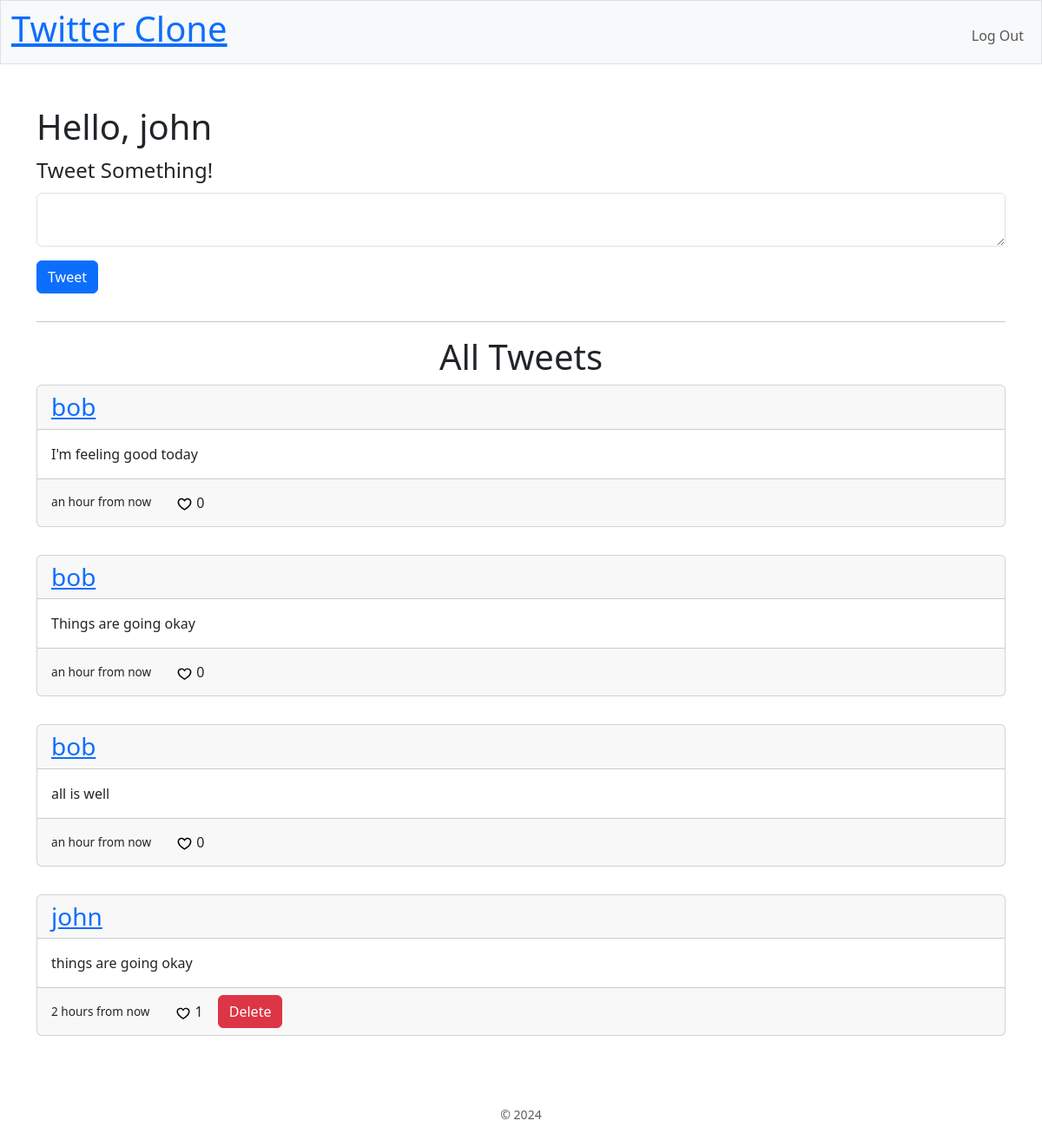
/ (signed in), run on the app's committed database.
### tables this page shows
CREATE TABLE users (
    id INTEGER PRIMARY KEY AUTOINCREMENT NOT NULL,
    username TEXT NOT NULL,
    password TEXT NOT NULL
);

CREATE TABLE tweets (
    id INTEGER PRIMARY KEY AUTOINCREMENT NOT NULL,
    date TIMESTAMP DEFAULT CURRENT_TIMESTAMP NOT NULL,
    contents TEXT NOT NULL,
    user_id INTEGER,
    FOREIGN KEY (user_id) REFERENCES users(id)
);

### app.py (the view)
@app.route("/")
def index():
    username = False
    if (session):
        username_call = db.execute("SELECT username FROM users WHERE id = ?", session["user_id"])
        username = username_call[0]["username"]
    tweets = db.execute("SELECT tweets.id, date, contents, user_id, users.username FROM tweets, users WHERE tweets.user_id = users.id ORDER BY date DESC")
    tweets = process_tweets(tweets)
    return render_template("index.html", tweets=tweets, username=username)

### app.py (called while the page is built)
@app.after_request
def after_request(response):
    response.headers["Cache-Control"] = "no-cache, no-store, must-revalidate"
    response.headers["Expires"] = 0
    response.headers["Pragma"] = "no-cache"
    return response

def process_tweets(tweets):
    for tweet in tweets:
        tweet["likes"] = db.execute("SELECT count(*) as likes FROM likes WHERE tweet_id = ?", tweet["id"])
        tweet["userlikes"] = db.execute("SELECT * FROM likes WHERE user_id = ? AND tweet_id = ?", session["user_id"], tweet["id"]) if session else False
        tweet_time = datetime.strptime(tweet["date"], "%Y-%m-%d %H:%M:%S")
        tweet["friendlydate"] = humanize.naturaltime(tweet_time - datetime.now())
    return tweets

### templates/index.html (shortened to what this page needs)
{% extends "layout.html" %}
{% block main %}
    {% if username %}
        <h1>Hello, {{ username }}</h1>
    {% endif %}
    {% if session %}
        <form action="/tweet" method="post" class="form">
            <fieldset>
                <legend>Tweet Something!</legend>
                <p><textarea maxlength="255" name="contents" class="form-control" maxlength="255" required></textarea></p>
                <p><button class="btn btn-primary">Tweet</button></p>
            </fieldset>
        </form>
        <hr />
    {% endif %}
    <h1 class="text-center">All Tweets</h1>
    {% for tweet in tweets %}
        <div class="card">
            <h3 class="card-header"><a href="/user?user={{ tweet.user_id }}">{{ tweet.username }}</a></h3>
            <p class="card-body">{{ tweet.contents }}</p>
            <div class="card-footer">
                <h5>{{ tweet.friendlydate }}</h5>
                <div class="like-container">
                    {% if session %}
                        {% if tweet.userlikes %}
                            <button type="button" class="btn like-this" data-tweet-id="{{ tweet.id }}" data-action="dislike">
                                <img src="/static/heart_filled.svg" class="like" />
                                <span class="tweet-likes">{{ tweet.likes[0].likes }}</span>
                            </button>
                        {% else %}
                            <button type="button" class="btn like-this" data-tweet-id="{{ tweet.id }}" data-action="like">
                                <img src="/static/heart_empty.svg" class="like" />
                                <span class="tweet-likes">{{ tweet.likes[0].likes }}</span>
                            </button>
                        {% endif %}
                    {% else %}
                        <button type="button" class="btn logged-out">
                            <img src="/static/heart_empty.svg" class="like" />
                            <span class="tweet-likes">{{ tweet.likes[0].likes }}</span>
                        </button>
                    {% endif %}
                    {% if tweet.user_id == session["user_id"] %}
                        <button type="button" class="btn btn-danger delete-tweet" data-tweet-id="{{ tweet.id }}">Delete</button>
                    {% endif %}
                </div>
            </div>
        </div>
    {% endfor %}
{% endblock %}

### static/style.css (style rules this page uses)
.like { height: 18.75px; width: 18.75px; fill: red; }
.card { margin-bottom: 2rem; }
.card-footer { display: flex; gap: 1rem; align-items: center; }
.card-footer h5 { font-size: .85rem; margin: 0; }
.card-body { margin: 0; }

### data on the page
users: username "john"
tweets: username "bob", contents "I'm feeling good today", friendlydate "an hour from now", likes "0"
tweets: username "bob", contents "Things are going okay", friendlydate "an hour from now", likes "0"
tweets: username "bob", contents "all is well", friendlydate "an hour from now", likes "0"
tweets: username "john", contents "things are going okay", friendlydate "2 hours from now", likes "1"
